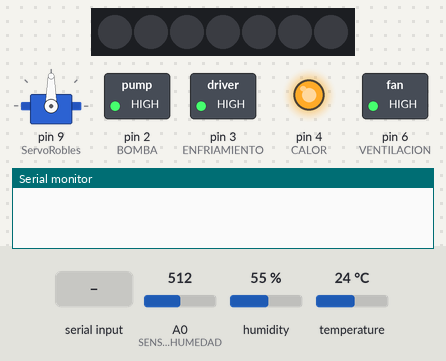
Bench run of a sketch on a simulated Arduino Uno, built with avr-gcc and run on an emulated ATmega328P. Shown: servo, 7 RGB LEDs in strip order, left to right, switched loads named in the sketch (green lamp = pin HIGH), output pins drawn as LEDs (lit = HIGH), the last lines printed to the serial monitor. Inputs (shaded band) come from the test bench; at power-on: temperature 24 °C, A0 (SENSOR_HUMEDAD) = 512, humidity 55 %.

Above: at 1.2 s.
1.3 s: "N" received over the second serial link
At 2.1 s:
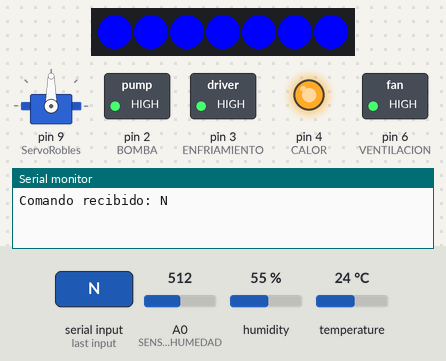
2.8 s: temperature set to 19 °C
5.2 s: temperature set to 16 °C
At 7.6 s:
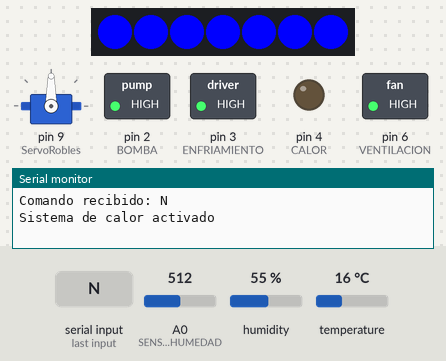
8.5 s: A0 (SENSOR_HUMEDAD) set to 813
10.0 s: A0 (SENSOR_HUMEDAD) set to 837
At 11.1 s:
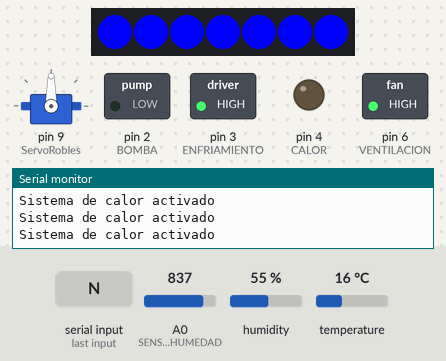
11.5 s: "Q" received over the second serial link
At 12.3 s:
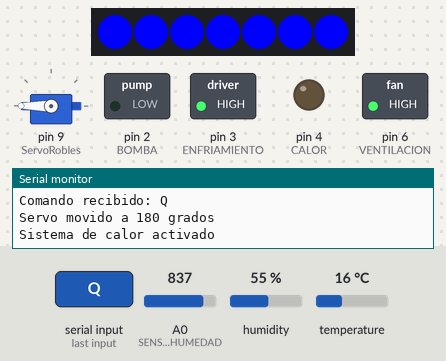
Timing chart, 0 to 14.0 s (numbered marks = the images above; inputs shaded):
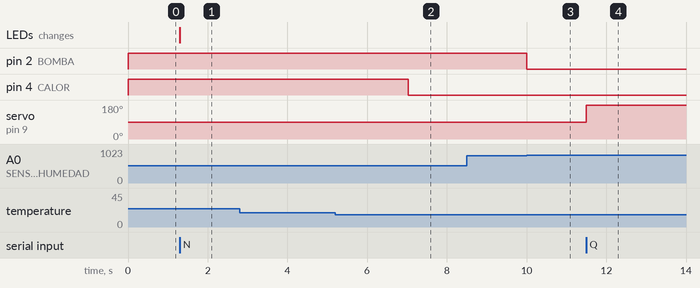

The sketch:

proyecto_final_parte2_2020207.ino
```cpp
//Librerías a utilizar
#include <DHT.h>
#include <SoftwareSerial.h>
#include <Adafruit_NeoPixel.h>
#include <Servo.h>

//Variables
#define DHTYPE DHT11
#define DHTPIN 12
#define SENSOR_HUMEDAD A0  // Pin del sensor YL-69
#define BOMBA 2
#define ENFRIAMIENTO 3
#define CALOR 4
#define VENTILACION 6
#define PIN_NEO 5          // Pin donde está conectado el IN de la rueda NeoPixel
#define NUMPIXELS 7        // Número de LEDs en la rueda NeoPixel

//Constructores
DHT dht(DHTPIN, DHTYPE);
SoftwareSerial Bluetooth(10, 11);    // RX=10, TX=11
Adafruit_NeoPixel pixels(NUMPIXELS, PIN_NEO, NEO_GRB + NEO_KHZ800);
Servo ServoRobles;

bool controlManual = false;  // Variable para controlar el estado de la bomba (manual o automático)
unsigned long previousMillis = 0;      // Para no bloquear el sensor
unsigned long servoMillis = 0;         // Para controlar el tiempo del servo
const long interval = 1000;            // Tiempo para mandar la temperatura a la app
const long servoInterval = 1500;       // Tiempo  para mover el servo (1.5 segundos)

bool servoEnMovimiento = false;        // Variable para controlar el movimiento del servo

void setup() {
  Serial.begin(9600);
  Bluetooth.begin(38400);                // Inicializar Bluetooth
  pinMode(SENSOR_HUMEDAD, INPUT);
  pinMode(BOMBA, OUTPUT);
  digitalWrite(BOMBA, HIGH);            // Apagar la bomba al inicio
  pinMode(ENFRIAMIENTO, OUTPUT);
  digitalWrite(ENFRIAMIENTO, HIGH);
  pinMode(CALOR, OUTPUT);
  digitalWrite(CALOR, HIGH);
  pinMode(VENTILACION, OUTPUT);
  digitalWrite(VENTILACION, HIGH);
  dht.begin();
  ServoRobles.attach(9);                 // Conectar el servomotor al pin 9

  pixels.begin();                        // Inicializar la rueda NeoPixel
  apagarNeoPixel();                      // Apagar los LEDs al inicio
}

void loop() {
  unsigned long currentMillis = millis();

  // Actualizar la lectura del sensor DHT cada 'interval' milisegundos
  if (currentMillis - previousMillis >= interval) {
    previousMillis = currentMillis;
    sensor_dht();                        // Solo se ejecuta cada 'interval'
  }

  manejarBluetooth();                    // Manejar todos los comandos de Bluetooth
  controlar_bomba();                     // Controlar la bomba basado en los sensores y modo
  controlar_servo();                     // Controlar el movimiento del servomotor
}

// Función para leer y manejar comandos de Bluetooth
void manejarBluetooth() {
  while (Bluetooth.available()) {
    char Mensaje = Bluetooth.read();
    Serial.print("Comando recibido: ");
    Serial.println(Mensaje);

    switch (Mensaje) {
      case '0':
        // Enciende la bomba manualmente
        controlManual = true;
        digitalWrite(BOMBA, LOW);
        break;

      case '1':
        // Apaga la bomba manualmente
        controlManual = true;
        digitalWrite(BOMBA, HIGH);
        break;

      case 'A':
        // Habilita el control automático
        controlManual = false;
        Serial.println("Control automático habilitado");
        break;

      case 'N':
        encenderNeoPixelAzul();
        break;

      case 'M':
        apagarNeoPixel();
        break;

      case 'Q':
        moverServo(180);  // Mover el servo a 180 grados
        break;

      case 'R':
        moverServo(0);    // Mover el servo a 0 grados
        break;

      case 'O':
        digitalWrite(VENTILACION, LOW);
        break;

      case 'P':
        digitalWrite(VENTILACION, HIGH);
        break;

      default:
        Serial.println("Comando no reconocido");
        break;
    }
  }
}

void moverServo(int angulo) {
  if (!servoEnMovimiento) {          // Verificar si el servo ya está en movimiento
    servoEnMovimiento = true;        // Iniciar el movimiento del servo
    servoMillis = millis();          // Guardar el tiempo actual para controlar el movimiento
    ServoRobles.write(angulo);       // Mover el servo al ángulo especificado
    Serial.print("Servo movido a ");
    Serial.print(angulo);
    Serial.println(" grados");
  }
}

void controlar_servo() {
  // Solo realizar acciones si el servo está en movimiento
  if (servoEnMovimiento && millis() - servoMillis >= servoInterval) {
    servoEnMovimiento = false;   // Detener el movimiento tras el intervalo
    Serial.println("Movimiento del servo completado");
  }
}

void sensor_dht() {
  float humedad = dht.readHumidity();
  float temperatura = dht.readTemperature();

  if (isnan(humedad) || isnan(temperatura)) {
    Serial.println("Error en el sensor DHT");
    Bluetooth.println("Error en el sensor DHT");
    return;
  }
  Bluetooth.print("Temperatura:       ");
  Bluetooth.println(temperatura);

  // Controlar sistemas de enfriamiento y calor
  if (temperatura > 30) {
    digitalWrite(ENFRIAMIENTO, LOW);  // Encender enfriamiento
    digitalWrite(CALOR, HIGH);        // Apagar el sistema de calor
    Serial.println("Sistema de enfriamiento activado");
  }
  else if (temperatura < 18) {
    digitalWrite(CALOR, LOW);         // Encender sistema de calor
    digitalWrite(ENFRIAMIENTO, HIGH); // Apagar enfriamiento
    Serial.println("Sistema de calor activado");
  }
  else {
    // Si la temperatura está entre 18 y 30 grados, apagar ambos sistemas
    digitalWrite(ENFRIAMIENTO, HIGH); //sistema de enfriamiento se apagan
    digitalWrite(CALOR, HIGH);//sistema de calor se apaga
  }
}

void controlar_bomba() {
  int valorYL69 = analogRead(SENSOR_HUMEDAD);
  int porcentajeHumedadSuelo = map(valorYL69, 0, 1023, 100, 0);  // Mapeamos el valor a porcentaje

  if (!controlManual) {
    if (porcentajeHumedadSuelo < 20) {
      digitalWrite(BOMBA, LOW);
    } else {
      digitalWrite(BOMBA, HIGH);
    }
  }
}

void encenderNeoPixelAzul() {
  for (int i = 0; i < NUMPIXELS; i++) {
    pixels.setPixelColor(i, pixels.Color(0, 0, 255)); // Azul
  }
  pixels.show();  // Actualiza la rueda NeoPixel
}

void apagarNeoPixel() {
  for (int i = 0; i < NUMPIXELS; i++) {
    pixels.setPixelColor(i, pixels.Color(0, 0, 0)); // Apagar
  }
  pixels.show();  // Actualiza la rueda NeoPixel
}
```

Measured:
- the behaviour switches between 18 and 17 °C on temperature (found by bisection; images 1 and 2)
- the behaviour switches between 828 and 829 on A0 (SENSOR_HUMEDAD) (found by bisection; images 2 and 3)
- after the input at 1.3 s, the LEDs: change at once (image 1)
- after the input at 2.8 s, every drawn part: stays the same
- after the input at 5.2 s, pin 4 (CALOR): HIGH → LOW after 1.8 s
- after the input at 10.0 s, pin 2 (BOMBA): HIGH → LOW at once
- after the input at 11.5 s, servo on pin 9 (ServoRobles): 90° → 180° at once
